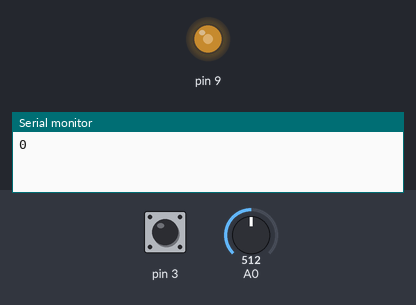
The sketch below on a simulated Arduino Uno, built with avr-gcc and run on an emulated ATmega328P. Parts: output pins drawn as LEDs (lit = HIGH), the last lines printed to the serial monitor. The test bench sets the inputs (shaded band); at power-on: A0 = 512, pin 3 HIGH.

Above: at 1.2 s.
1.3 s: A0 set to 716
At 2.4 s:
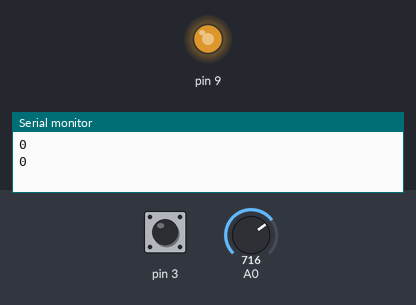
3.5 s: A0 set to 900
At 5.1 s:
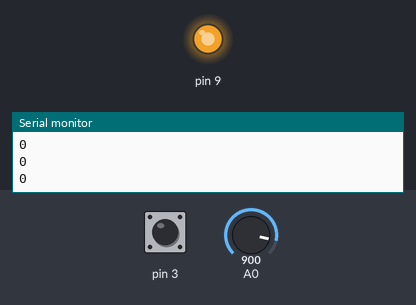
5.5 s: A0 set to 122
At 6.6 s:
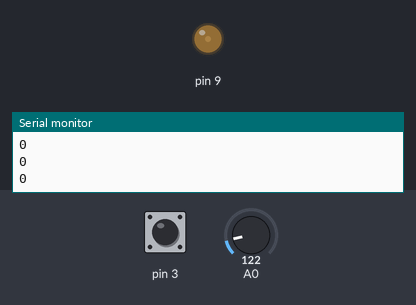
Timing chart, 0 to 8.5 s (numbered marks = the images above; inputs shaded):
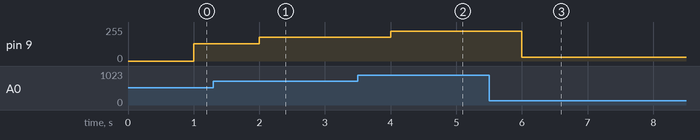

The sketch:

update.ino
```cpp
unsigned long time_now,time_last;
int nilai;


void setup(){
  Serial.begin(9600);
  pinMode(3,INPUT_PULLUP);
  pinMode(A0,0);
  pinMode(9,1);

}
void loop(){
  //Serial.print("Time: ");

  time_now = millis();
  speed_chek();

  if( time_now-time_last >= 1000){

      Serial.println(nilai);
      nilai=0;
      time_last = time_now;
      analogWrite(9,analogRead(A0)/4);


  }


//delay(200);

  //Serial.println(time);    //prints time since program started            // wait a second so as not to send massive amounts of data
}


void speed_chek(){

  if(digitalRead(3)==0){

    while(digitalRead(3)==0){

    }
    nilai++;
  }

}
```

Measured:
- after the input at 1.3 s, pin 9: 128/255 → 179/255 after 0.70 s
- after the input at 3.5 s, pin 9: 179/255 → 225/255 after 0.50 s
- after the input at 5.5 s, pin 9: 225/255 → 30/255 after 0.50 s
